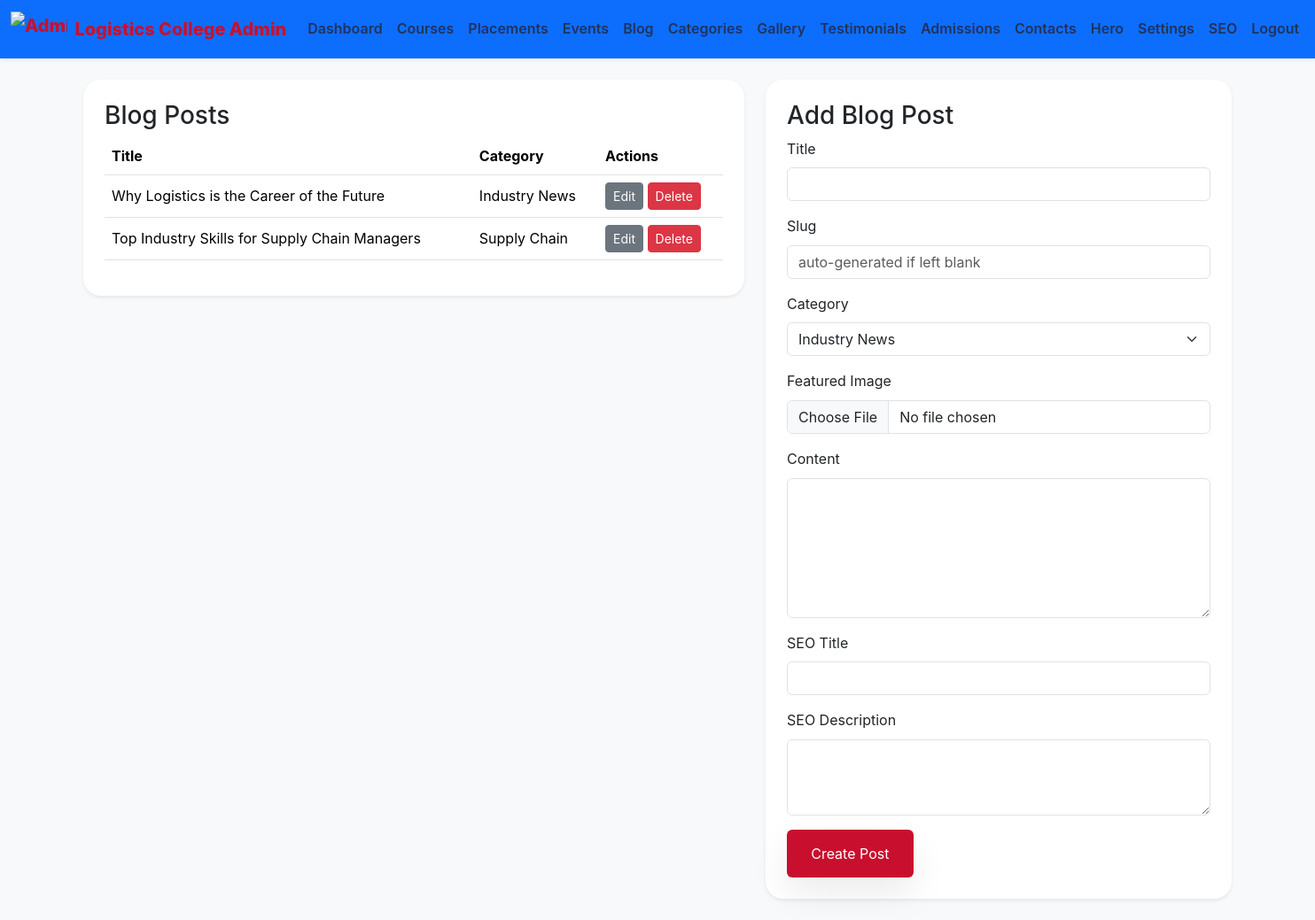
The page /admin/blogs.php (signed in) on the database its author committed.
### tables this page shows
CREATE TABLE blogs (
  id INT UNSIGNED AUTO_INCREMENT PRIMARY KEY,
  title VARCHAR(255) NOT NULL,
  slug VARCHAR(255) NOT NULL UNIQUE,
  category_id INT UNSIGNED DEFAULT NULL,
  featured_image VARCHAR(255) NOT NULL,
  content LONGTEXT NOT NULL,
  seo_title VARCHAR(255) DEFAULT NULL,
  seo_description VARCHAR(255) DEFAULT NULL,
  created_at DATETIME NOT NULL DEFAULT CURRENT_TIMESTAMP,
  updated_at DATETIME NULL DEFAULT NULL,
  FOREIGN KEY (category_id) REFERENCES blog_categories(id) ON DELETE SET NULL
);

CREATE TABLE blog_categories (
  id INT UNSIGNED AUTO_INCREMENT PRIMARY KEY,
  name VARCHAR(100) NOT NULL UNIQUE,
  created_at DATETIME NOT NULL DEFAULT CURRENT_TIMESTAMP
);

### includes/functions.php (called while the page is built, shortened)
<?php
function e($value) {
    return htmlspecialchars($value, ENT_QUOTES, 'UTF-8');
}
function csrf_token() {
    return $_SESSION['csrf_token'];
}
function get_base_url() {
    $scriptName = $_SERVER['SCRIPT_NAME'];
    $parts = explode('/', trim($scriptName, '/'));
    if (!empty($parts) && $parts[0] !== 'index.php') {
        array_pop($parts);
        return '/' . implode('/', $parts);
    }
    return '/';
}
function site_url($path = '') {
    $base = get_base_url();
    return $base . '/' . ltrim($path, '/');
}

### admin/blogs.php (the view, shortened to what this page needs)
<?php
require_once __DIR__ . '/../config/config.php';
$categories = $pdo->query('SELECT * FROM blog_categories ORDER BY name ASC')->fetchAll();
$blogs = $pdo->query('SELECT b.*, c.name AS category_name FROM blogs b LEFT JOIN blog_categories c ON b.category_id = c.id ORDER BY b.created_at DESC')->fetchAll();
$edit = null;
require_once __DIR__ . '/../includes/admin_header.php';
?>
<div class="row g-4">
    <div class="col-lg-7">
        <div class="card border-0 shadow-sm p-4">
            <h3>Blog Posts</h3>
            <table class="table">
                <thead>
                    <tr>
                        <th>Title</th>
                        <th>Category</th>
                        <th>Actions</th>
                    </tr>
                </thead>
                <tbody>
                    <?php foreach ($blogs as $blog): ?>
                        <tr>
                            <td><?= e($blog['title']) ?></td>
                            <td><?= e($blog['category_name'] ?: 'General') ?></td>
                            <td>
                                <a href="<?= e(site_url('admin/blogs.php?edit=' . $blog['id'])) ?>" class="btn btn-sm btn-secondary">Edit</a>
                                <a href="<?= e(site_url('admin/blogs.php?delete=' . $blog['id'] . '&token=' . csrf_token())) ?>" class="btn btn-sm btn-danger" onclick="return confirm('Delete blog post?');">Delete</a>
                            </td>
                        </tr>
                    <?php endforeach; ?>
                </tbody>
            </table>
        </div>
    </div>
    <div class="col-lg-5">
        <div class="card border-0 shadow-sm p-4">
            <h3><?= $edit ? 'Edit Blog Post' : 'Add Blog Post' ?></h3>
            <form method="POST" enctype="multipart/form-data">
                <div class="mb-3">
                    <label class="form-label">Title</label>
                    <input type="text" name="title" class="form-control" value="<?= e($edit['title'] ?? '') ?>" required />
                </div>
                <div class="mb-3">
                    <label class="form-label">Slug</label>
                    <input type="text" name="slug" class="form-control" value="<?= e($edit['slug'] ?? '') ?>" placeholder="auto-generated if left blank" />
                </div>
                <div class="mb-3">
                    <label class="form-label">Category</label>
                    <select name="category_id" class="form-select" required>
                        <?php foreach ($categories as $category): ?>
                            <option value="<?= e($category['id']) ?>" <?= isset($edit['category_id']) && $edit['category_id'] == $category['id'] ? 'selected' : '' ?>><?= e($category['name']) ?></option>
                        <?php endforeach; ?>
                    </select>
                </div>
                <div class="mb-3">
                    <label class="form-label">Featured Image</label>
                    <input type="file" name="featured_image" class="form-control" <?= $edit ? '' : 'required' ?> />
                </div>
                <div class="mb-3">
                    <label class="form-label">Content</label>
                    <textarea id="editor" name="content" rows="6" class="form-control" required><?= e($edit['content'] ?? '') ?></textarea>
                </div>
                <div class="mb-3">
                    <label class="form-label">SEO Title</label>
                    <input type="text" name="seo_title" class="form-control" value="<?= e($edit['seo_title'] ?? '') ?>" />
                </div>
                <div class="mb-3">
                    <label class="form-label">SEO Description</label>
                    <textarea name="seo_description" rows="3" class="form-control"><?= e($edit['seo_description'] ?? '') ?></textarea>
                </div>
                <button type="submit" class="btn btn-primary"><?= $edit ? 'Update Post' : 'Create Post' ?></button>
            </form>
        </div>
    </div>
</div>
<?php require_once __DIR__ . '/../includes/admin_footer.php';

### assets/css/style.css (style rules this page uses)
:root { --primary: #c8102e; --secondary: #ffcc00; --surface: #ffffff; --muted: #6b7280; --bg: #f4f7fb; --border: rgba(9, 31, 59, 0.08); }
* { box-sizing: border-box; }
body { font-family: 'Inter', sans-serif; background: var(--bg); color: #1f2937; line-height: 1.6; }
a { text-decoration: none; }
.btn-primary { background: var(--primary); border: none; padding: 0.95rem 1.7rem; box-shadow: 0 18px 40px rgba(0, 0, 0, 0.08); color: #fff; }
.card { border: 1px solid var(--border); border-radius: 1.25rem; }
.table td, .table th { vertical-align: middle; }

### rows shown on the page
blogs: title "Why Logistics is the Career of the Future", category.name "Industry News"
blogs: title "Top Industry Skills for Supply Chain Managers", category.name "Supply Chain"

### other values the page prints
form field category_id "Industry News"
